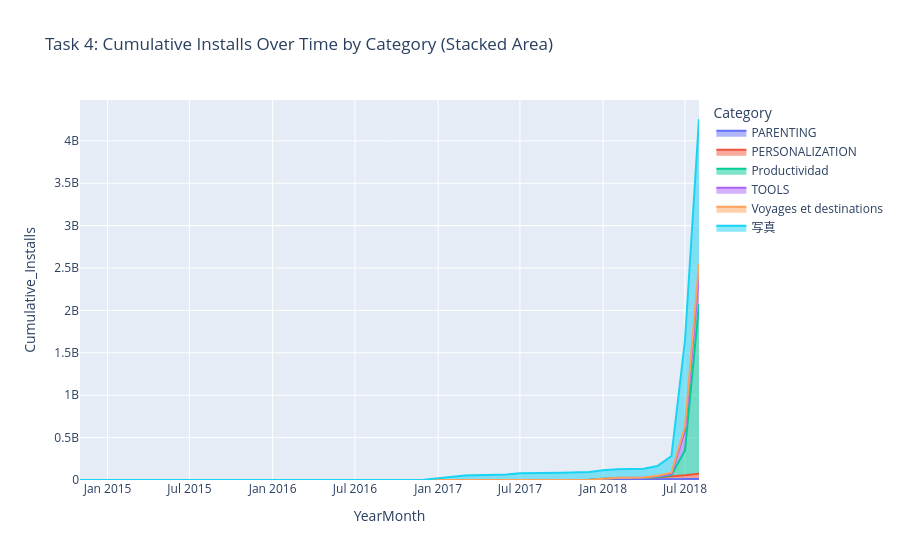

Notebook code for this chart:
### Code cell
# Task 4: Cumulative Installs Over Time (Stacked Area)
if is_within_ist_window(16, 18, bypass_time=True):
    mask_t4 = (
        (df['Rating'] >= 4.2) &
        (~df['App'].str.contains(r'\d', na=False)) &
        (df['Category'].str.upper().str.startswith(('T', 'P'))) &
        (df['Reviews'] > 1000) &
        (df['Size_MB'].between(20, 80))
    )
    filtered_t4 = df[mask_t4].copy()

    # Legend Translations
    filtered_t4['Category'] = filtered_t4['Category'].replace({
        'TRAVEL_AND_LOCAL': 'Voyages et destinations',
        'PRODUCTIVITY': 'Productividad',
        'PHOTOGRAPHY': '写真'
    })

    filtered_t4['YearMonth'] = filtered_t4['Last Updated'].dt.to_period('M').dt.to_timestamp()
    monthly_t4 = (
        filtered_t4.groupby(['YearMonth', 'Category'])['Installs_Numeric']
        .sum()
        .unstack(fill_value=0)
        .cumsum()
        .stack()
        .reset_index(name='Cumulative_Installs')
    )

    fig4 = px.area(
        monthly_t4,
        x='YearMonth',
        y='Cumulative_Installs',
        color='Category',
        title="Task 4: Cumulative Installs Over Time by Category (Stacked Area)"
    )
    fig4.show()
else:
    print("Task 4 is only visible between 4:00 PM and 6:00 PM IST.")

### Figure 1 — Plotly figure (JSON) as saved in the notebook; plotly's stock layout.template omitted (floating-point values rounded to 4 significant figures)
{"data": [{"fillpattern": {"shape": ""}, "hovertemplate": "Category=PARENTING<br>YearMonth=%{x}<br>Cumulative_Installs=%{y}<extra></extra>", "legendgroup": "PARENTING", "line": {"color": "#636efa"}, "marker": {"symbol": "circle"}, "mode": "lines", "name": "PARENTING", "orientation": "v", "showlegend": true, "stackgroup": "1", "type": "scatter", "x": ["2014-11-01T00:00:00.000000", "2016-10-01T00:00:00.000000", "2016-12-01T00:00:00.000000", "2017-03-01T00:00:00.000000", "2017-06-01T00:00:00.000000", "2017-07-01T00:00:00.000000", "2017-08-01T00:00:00.000000", "2017-09-01T00:00:00.000000", "2017-10-01T00:00:00.000000", "2017-12-01T00:00:00.000000", "2018-01-01T00:00:00.000000", "2018-02-01T00:00:00.000000", "2018-03-01T00:00:00.000000", "2018-04-01T00:00:00.000000", "2018-05-01T00:00:00.000000", "2018-06-01T00:00:00.000000", "2018-07-01T00:00:00.000000", "2018-08-01T00:00:00.000000"], "xaxis": "x", "y": [0, 0, 0, 0, 0, 0, 0, 0, 0, 0, 0, 0, 100000, 100000, 10100000, 10100000, 10700000, 10700000], "yaxis": "y"}, {"fillpattern": {"shape": ""}, "hovertemplate": "Category=PERSONALIZATION<br>YearMonth=%{x}<br>Cumulative_Installs=%{y}<extra></extra>", "legendgroup": "PERSONALIZATION", "line": {"color": "#EF553B"}, "marker": {"symbol": "circle"}, "mode": "lines", "name": "PERSONALIZATION", "orientation": "v", "showlegend": true, "stackgroup": "1", "type": "scatter", "x": ["2014-11-01T00:00:00.000000", "2016-10-01T00:00:00.000000", "2016-12-01T00:00:00.000000", "2017-03-01T00:00:00.000000", "2017-06-01T00:00:00.000000", "2017-07-01T00:00:00.000000", "2017-08-01T00:00:00.000000", "2017-09-01T00:00:00.000000", "2017-10-01T00:00:00.000000", "2017-12-01T00:00:00.000000", "2018-01-01T00:00:00.000000", "2018-02-01T00:00:00.000000", "2018-03-01T00:00:00.000000", "2018-04-01T00:00:00.000000", "2018-05-01T00:00:00.000000", "2018-06-01T00:00:00.000000", "2018-07-01T00:00:00.000000", "2018-08-01T00:00:00.000000"], "xaxis": "x", "y": [0, 0, 2000000, 2000000, 2000000, 2000000, 2000000, 3000000, 3000000, 3000000, 13000000, 23000000, 23000000, 23000000, 23000000, 33000000, 44500000, 64500000], "yaxis": "y"}, {"fillpattern": {"shape": ""}, "hovertemplate": "Category=Productividad<br>YearMonth=%{x}<br>Cumulative_Installs=%{y}<extra></extra>", "legendgroup": "Productividad", "line": {"color": "#00cc96"}, "marker": {"symbol": "circle"}, "mode": "lines", "name": "Productividad", "orientation": "v", "showlegend": true, "stackgroup": "1", "type": "scatter", "x": ["2014-11-01T00:00:00.000000", "2016-10-01T00:00:00.000000", "2016-12-01T00:00:00.000000", "2017-03-01T00:00:00.000000", "2017-06-01T00:00:00.000000", "2017-07-01T00:00:00.000000", "2017-08-01T00:00:00.000000", "2017-09-01T00:00:00.000000", "2017-10-01T00:00:00.000000", "2017-12-01T00:00:00.000000", "2018-01-01T00:00:00.000000", "2018-02-01T00:00:00.000000", "2018-03-01T00:00:00.000000", "2018-04-01T00:00:00.000000", "2018-05-01T00:00:00.000000", "2018-06-01T00:00:00.000000", "2018-07-01T00:00:00.000000", "2018-08-01T00:00:00.000000"], "xaxis": "x", "y": [0, 1000000, 1000000, 1000000, 1000000, 1000000, 1000000, 1000000, 1000000, 1000000, 1000000, 1100000, 1100000, 1100000, 1100000, 16100000, 292100000, 1997100000], "yaxis": "y"}, {"fillpattern": {"shape": ""}, "hovertemplate": "Category=TOOLS<br>YearMonth=%{x}<br>Cumulative_Installs=%{y}<extra></extra>", "legendgroup": "TOOLS", "line": {"color": "#ab63fa"}, "marker": {"symbol": "circle"}, "mode": "lines", "name": "TOOLS", "orientation": "v", "showlegend": true, "stackgroup": "1", "type": "scatter", "x": ["2014-11-01T00:00:00.000000", "2016-10-01T00:00:00.000000", "2016-12-01T00:00:00.000000", "2017-03-01T00:00:00.000000", "2017-06-01T00:00:00.000000", "2017-07-01T00:00:00.000000", "2017-08-01T00:00:00.000000", "2017-09-01T00:00:00.000000", "2017-10-01T00:00:00.000000", "2017-12-01T00:00:00.000000", "2018-01-01T00:00:00.000000", "2018-02-01T00:00:00.000000", "2018-03-01T00:00:00.000000", "2018-04-01T00:00:00.000000", "2018-05-01T00:00:00.000000", "2018-06-01T00:00:00.000000", "2018-07-01T00:00:00.000000", "2018-08-01T00:00:00.000000"], "xaxis": "x", "y": [0, 0, 0, 0, 0, 0, 50000, 50000, 50000, 50000, 1050000, 1050000, 1050000, 1050000, 11050000, 11050000, 233650000, 353650000], "yaxis": "y"}, {"fillpattern": {"shape": ""}, "hovertemplate": "Category=Voyages et destinations<br>YearMonth=%{x}<br>Cumulative_Installs=%{y}<extra></extra>", "legendgroup": "Voyages et destinations", "line": {"color": "#FFA15A"}, "marker": {"symbol": "circle"}, "mode": "lines", "name": "Voyages et destinations", "orientation": "v", "showlegend": true, "stackgroup": "1", "type": "scatter", "x": ["2014-11-01T00:00:00.000000", "2016-10-01T00:00:00.000000", "2016-12-01T00:00:00.000000", "2017-03-01T00:00:00.000000", "2017-06-01T00:00:00.000000", "2017-07-01T00:00:00.000000", "2017-08-01T00:00:00.000000", "2017-09-01T00:00:00.000000", "2017-10-01T00:00:00.000000", "2017-12-01T00:00:00.000000", "2018-01-01T00:00:00.000000", "2018-02-01T00:00:00.000000", "2018-03-01T00:00:00.000000", "2018-04-01T00:00:00.000000", "2018-05-01T00:00:00.000000", "2018-06-01T00:00:00.000000", "2018-07-01T00:00:00.000000", "2018-08-01T00:00:00.000000"], "xaxis": "x", "y": [0, 0, 0, 0, 0, 0, 0, 0, 50000, 50000, 50000, 50000, 50000, 5050000, 5050000, 16050000, 49150000, 125250000], "yaxis": "y"}, {"fillpattern": {"shape": ""}, "hovertemplate": "Category=写真<br>YearMonth=%{x}<br>Cumulative_Installs=%{y}<extra></extra>", "legendgroup": "写真", "line": {"color": "#19d3f3"}, "marker": {"symbol": "circle"}, "mode": "lines", "name": "写真", "orientation": "v", "showlegend": true, "stackgroup": "1", "type": "scatter", "x": ["2014-11-01T00:00:00.000000", "2016-10-01T00:00:00.000000", "2016-12-01T00:00:00.000000", "2017-03-01T00:00:00.000000", "2017-06-01T00:00:00.000000", "2017-07-01T00:00:00.000000", "2017-08-01T00:00:00.000000", "2017-09-01T00:00:00.000000", "2017-10-01T00:00:00.000000", "2017-12-01T00:00:00.000000", "2018-01-01T00:00:00.000000", "2018-02-01T00:00:00.000000", "2018-03-01T00:00:00.000000", "2018-04-01T00:00:00.000000", "2018-05-01T00:00:00.000000", "2018-06-01T00:00:00.000000", "2018-07-01T00:00:00.000000", "2018-08-01T00:00:00.000000"], "xaxis": "x", "y": [1000000, 1000000, 1000000, 51000000, 61000000, 76000000, 76000000, 76000000, 81000000, 91000000, 101000000, 101000000, 103000000, 103000000, 114000000, 195000000, 1015000000, 1706500000], "yaxis": "y"}], "layout": {"legend": {"title": {"text": "Category"}, "tracegroupgap": 0}, "title": {"text": "Task 4: Cumulative Installs Over Time by Category (Stacked Area)"}, "xaxis": {"anchor": "y", "domain": [0, 1], "title": {"text": "YearMonth"}}, "yaxis": {"anchor": "x", "domain": [0, 1], "title": {"text": "Cumulative_Installs"}}}}
